Frame 1 (no input): blank canvas, image omitted
Frame 60 (no input): blank canvas, image omitted
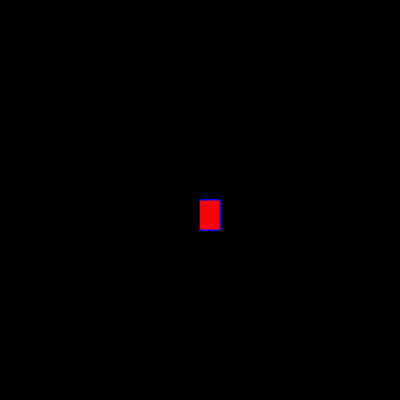
Frame 120 (the mouse pressed at the canvas centre since frame 60)

The p5.js sketch whose frames 1 and 60 were blank and that drew this single picture after the mouse press (run headless with seeded random() and noise() and a simulated clock; from frame 60 on, the mouse is pressed at the canvas centre):

// p5.js sketch
// ── sketch.js
function setup() {
    createCanvas(400, 400);
    background("black");
  }
  
  function draw() {
    stroke("blue");
    fill("red");
      
    if (mouseIsPressed) {
     rect(mouseX,mouseY, 20, 30);
    }
    
  }
